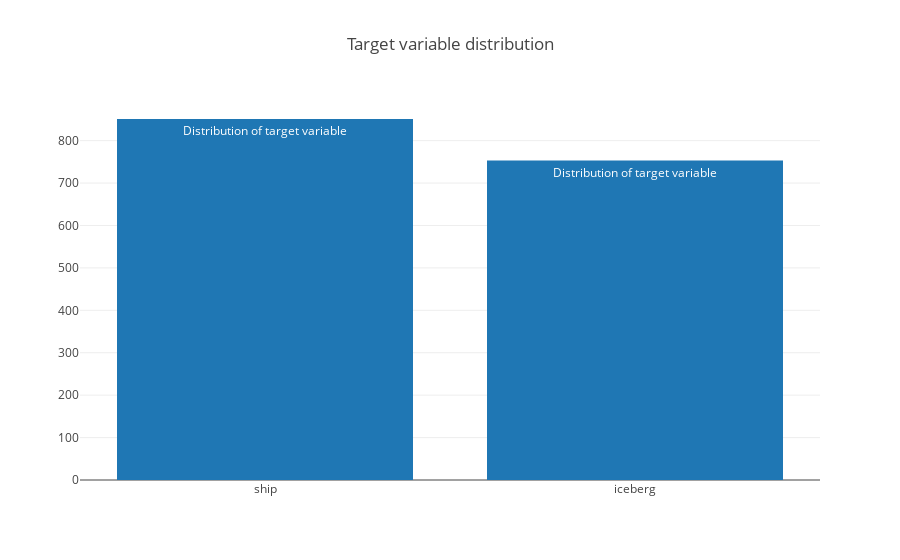

Notebook code cell kept with this figure:
### Code cell
data = [go.Bar(
            x = ['ship', 'iceberg'],
            y = train['is_iceberg'].value_counts().values,
            text='Distribution of target variable'
    )]

layout = go.Layout(
    title='Target variable distribution'
)

fig = go.Figure(data=data, layout=layout)

py.iplot(fig, filename='basic-bar')

### Figure 1 — Plotly figure (JSON) as saved in the notebook; plotly's stock layout.template omitted (floating-point values rounded to 4 significant figures)
{"data": [{"text": "Distribution of target variable", "type": "bar", "x": ["ship", "iceberg"], "y": [851, 753]}], "layout": {"title": "Target variable distribution"}}
